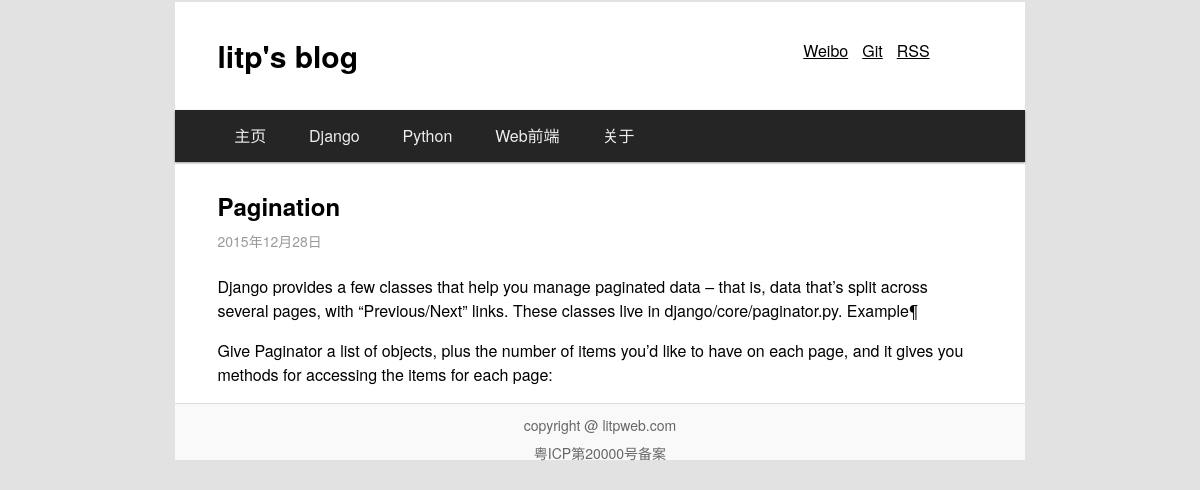
/pagination/, run on the app's committed database.
### decblog/models.py (models this page shows, shortened)
@python_2_unicode_compatible
class Post(models.Model):
	title = models.CharField(max_length=256,default='New Post')
	slug = models.CharField(max_length=256,blank=True,null=True,default='new-post')
	author = models.ForeignKey(User)
	pub_date = models.DateTimeField(auto_now_add = True)
	abstract = models.TextField(null = True, blank = True)
	content_raw = models.TextField()
	content_html = models.TextField(null = True, blank = True)
	tags = models.ManyToManyField('Tag',blank=True)
	category = models.ForeignKey('Category',blank=True,null=True)
	is_draft = models.BooleanField(default=False)

### decblog/views.py (the view)
# urls.py: url(r'^(?P<slug>[\w-]+)/$', views.PostDetailView.as_view(),name='post'),
class PostDetailView(DetailView):
	model = Post

### templates/decblog/post_detail.html (shortened to what this page needs)
{% extends "decblog/base.html" %}
{% block content %}
<article>
	<h2>{{ object.title }}</h2>
	<p class="pub-date">{{ object.pub_date|date:"Y年n月j日"}}</p>
	<p>{{ object.content_html|safe }}</p>
</article>
{% endblock %}

### static/css/blog-style.css (style rules this page uses)
* { -webkit-box-sizing:border-box;-moz-box-sizing:border-box;box-sizing:border-box }
html { -ms-text-size-adjust:100%;-webkit-text-size-adjust:100% }
body { margin:0 }
article,aside,details,figcaption,figure,footer,header,hgroup,main,menu,nav,section,summary { display:block }
html,body { font-size:16px;line-height:1.5;font-family: "Helvetica Neue",Helvetica,Arial,sans-serif;background-color: #E2E2E2; }
h1,h2,h3,h4,h5,h6 { margin:10px 0 }
h2 { font-size:24px }
.pub-date { color: #999; font-size: 14px; position: relative; top:-0.5em; }

### data on the page
Post: title "Pagination", pub_date "2015年12月28日", content_html "Django provides a few classes that help you manage paginated data – that is, data that’s split across several pages, with “Previous/Next” links. These classes live in django/core/paginator.py. Example¶ Give Paginator a list of objects, plus the number of items you’d like to have on each page, and it gives you methods for accessing the items for each page:"
